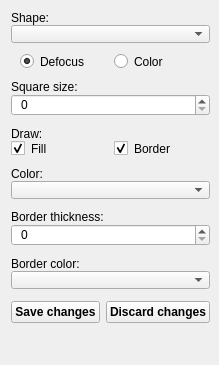
         <widget class="QWidget" name="appearanceTab">
          <property name="sizePolicy">
           <sizepolicy hsizetype="Expanding" vsizetype="Expanding">
            <horstretch>0</horstretch>
            <verstretch>0</verstretch>
           </sizepolicy>
          </property>
          <attribute name="title">
           <string>Appearance</string>
          </attribute>
          <layout class="QVBoxLayout" name="appearanceLayout">
           <property name="spacing">
            <number>0</number>
           </property>
           <property name="rightMargin">
            <number>9</number>
           </property>
           <property name="bottomMargin">
            <number>2</number>
           </property>
           <item>
            <widget class="QLabel" name="shapeLabel">
             <property name="text">
              <string>Shape:</string>
             </property>
             <property name="alignment">
              <set>Qt::AlignLeading|Qt::AlignLeft|Qt::AlignVCenter</set>
             </property>
            </widget>
           </item>
           <item>
            <widget class="QComboBox" name="shapeBox">
             <property name="styleSheet">
              <string notr="true">margin-bottom: 11px; padding-left:5px</string>
             </property>
            </widget>
           </item>
           <item>
            <widget class="QWidget" name="defocusColorWidget" native="true">
             <property name="styleSheet">
              <string notr="true">margin-bottom: 11px;</string>
             </property>
             <layout class="QHBoxLayout" name="horizontalLayout_3">
              <property name="topMargin">
               <number>0</number>
              </property>
              <property name="bottomMargin">
               <number>0</number>
              </property>
              <item>
               <widget class="QRadioButton" name="defocusButton">
                <property name="text">
                 <string>Defocus</string>
                </property>
                <property name="checked">
                 <bool>true</bool>
                </property>
               </widget>
              </item>
              <item>
               <widget class="QRadioButton" name="colorButton">
                <property name="text">
                 <string>Color</string>
                </property>
               </widget>
              </item>
             </layout>
            </widget>
           </item>
           <item>
            <widget class="QWidget" name="defocusWidget" native="true">
             <layout class="QVBoxLayout" name="verticalLayout">
              <property name="spacing">
               <number>0</number>
              </property>
              <property name="leftMargin">
               <number>0</number>
              </property>
              <property name="topMargin">
               <number>0</number>
              </property>
              <property name="rightMargin">
               <number>0</number>
              </property>
              <property name="bottomMargin">
               <number>0</number>
              </property>
              <item>
               <widget class="QLabel" name="label">
                <property name="enabled">
                 <bool>true</bool>
                </property>
                <property name="text">
                 <string>Square size:</string>
                </property>
               </widget>
              </item>
              <item>
               <widget class="QSpinBox" name="defocusSizeBox">
                <property name="sizePolicy">
                 <sizepolicy hsizetype="Preferred" vsizetype="Fixed">
                  <horstretch>0</horstretch>
                  <verstretch>0</verstretch>
                 </sizepolicy>
                </property>
                <property name="styleSheet">
                 <string notr="true">margin-bottom: 11px; padding-left:5px</string>
                </property>
               </widget>
              </item>
             </layout>
            </widget>
           </item>
           <item>
            <widget class="QWidget" name="colorWidget" native="true">
             <layout class="QVBoxLayout" name="verticalLayout_2">
              <property name="spacing">
               <number>0</number>
              </property>
              <property name="leftMargin">
               <number>0</number>
              </property>
              <property name="topMargin">
               <number>0</number>
              </property>
              <property name="rightMargin">
               <number>0</number>
              </property>
              <property name="bottomMargin">
               <number>0</number>
              </property>
              <item>
               <widget class="QLabel" name="drawLabel">
                <property name="sizePolicy">
                 <sizepolicy hsizetype="Preferred" vsizetype="Preferred">
                  <horstretch>0</horstretch>
                  <verstretch>0</verstretch>
                 </sizepolicy>
                </property>
                <property name="minimumSize">
                 <size>
                  <width>0</width>
                  <height>0</height>
                 </size>
                </property>
                <property name="lineWidth">
                 <number>1</number>
                </property>
                <property name="text">
                 <string>Draw:</string>
                </property>
                <property name="scaledContents">
                 <bool>false</bool>
                </property>
                <property name="alignment">
                 <set>Qt::AlignLeading|Qt::AlignLeft|Qt::AlignVCenter</set>
                </property>
                <property name="margin">
                 <number>0</number>
                </property>
                <property name="indent">
                 <number>-1</number>
                </property>
               </widget>
              </item>
              <item>
               <widget class="QWidget" name="drawWidget" native="true">
                <property name="styleSheet">
                 <string notr="true">margin-bottom: 11px;</string>
                </property>
                <layout class="QHBoxLayout" name="drawLayout">
                 <property name="spacing">
                  <number>6</number>
                 </property>
                 <property name="leftMargin">
                  <number>0</number>
                 </property>
                 <property name="topMargin">
                  <number>0</number>
                 </property>
                 <property name="rightMargin">
                  <number>0</number>
                 </property>
                 <property name="bottomMargin">
                  <number>0</number>
                 </property>
                 <item>
                  <widget class="QCheckBox" name="drawInsideBox">
                   <property name="text">
                    <string>Fill</string>
                   </property>
                   <property name="checked">
                    <bool>true</bool>
                   </property>
                  </widget>
                 </item>
                 <item>
                  <widget class="QCheckBox" name="drawBorderBox">
                   <property name="text">
                    <string>Border</string>
                   </property>
                   <property name="checked">
                    <bool>true</bool>
                   </property>
                   <property name="tristate">
                    <bool>false</bool>
                   </property>
                  </widget>
                 </item>
                </layout>
               </widget>
              </item>
              <item>
               <widget class="QLabel" name="colorLabel">
                <property name="text">
                 <string>Color:</string>
                </property>
               </widget>
              </item>
              <item>
               <widget class="QComboBox" name="colorBox">
                <property name="sizePolicy">
                 <sizepolicy hsizetype="Expanding" vsizetype="Fixed">
                  <horstretch>0</horstretch>
                  <verstretch>0</verstretch>
                 </sizepolicy>
                </property>
                <property name="styleSheet">
                 <string notr="true">margin-bottom: 11px; padding-left:5px</string>
                </property>
               </widget>
              </item>
              <item>
               <widget class="QLabel" name="borderThicknessLabel">
                <property name="text">
                 <string>Border thickness:</string>
                </property>
               </widget>
              </item>
              <item>
               <widget class="QSpinBox" name="borderThicknessBox">
                <property name="sizePolicy">
                 <sizepolicy hsizetype="Preferred" vsizetype="Fixed">
                  <horstretch>0</horstretch>
                  <verstretch>0</verstretch>
                 </sizepolicy>
                </property>
                <property name="styleSheet">
                 <string notr="true">margin-bottom: 11px; padding-left:5px</string>
                </property>
               </widget>
              </item>
              <item>
               <widget class="QLabel" name="borderColorLabel">
                <property name="text">
                 <string>Border color:</string>
                </property>
               </widget>
              </item>
              <item>
               <widget class="QComboBox" name="borderColorBox">
                <property name="sizePolicy">
                 <sizepolicy hsizetype="Expanding" vsizetype="Fixed">
                  <horstretch>0</horstretch>
                  <verstretch>0</verstretch>
                 </sizepolicy>
                </property>
                <property name="styleSheet">
                 <string notr="true">margin-bottom: 11px; padding-left:5px</string>
                </property>
               </widget>
              </item>
             </layout>
            </widget>
           </item>
           <item>
            <widget class="QWidget" name="appearanceButtonsWidget" native="true">
             <property name="sizePolicy">
              <sizepolicy hsizetype="Expanding" vsizetype="Preferred">
               <horstretch>0</horstretch>
               <verstretch>0</verstretch>
              </sizepolicy>
             </property>
             <layout class="QHBoxLayout" name="propertiesButtonsLayout">
              <property name="leftMargin">
               <number>0</number>
              </property>
              <property name="topMargin">
               <number>1</number>
              </property>
              <property name="rightMargin">
               <number>0</number>
              </property>
              <property name="bottomMargin">
               <number>0</number>
              </property>
              <item>
               <widget class="QPushButton" name="saveAppearanceChangesButton">
                <property name="sizePolicy">
                 <sizepolicy hsizetype="Preferred" vsizetype="Fixed">
                  <horstretch>0</horstretch>
                  <verstretch>0</verstretch>
                 </sizepolicy>
                </property>
                <property name="font">
                 <font>
                  <weight>75</weight>
                  <bold>true</bold>
                 </font>
                </property>
                <property name="text">
                 <string>Save changes</string>
                </property>
               </widget>
              </item>
              <item>
               <widget class="QPushButton" name="discardAppearanceChangesButton">
                <property name="sizePolicy">
                 <sizepolicy hsizetype="Preferred" vsizetype="Preferred">
                  <horstretch>0</horstretch>
                  <verstretch>0</verstretch>
                 </sizepolicy>
                </property>
                <property name="font">
                 <font>
                  <weight>75</weight>
                  <bold>true</bold>
                 </font>
                </property>
                <property name="text">
                 <string>Discard changes</string>
                </property>
               </widget>
              </item>
             </layout>
            </widget>
           </item>
           <item>
            <spacer name="verticalSpacer">
             <property name="orientation">
              <enum>Qt::Vertical</enum>
             </property>
             <property name="sizeHint" stdset="0">
              <size>
               <width>20</width>
               <height>40</height>
              </size>
             </property>
            </spacer>
           </item>
          </layout>
          <zorder>appearanceButtonsWidget</zorder>
          <zorder>verticalSpacer</zorder>
          <zorder>shapeBox</zorder>
          <zorder>shapeLabel</zorder>
          <zorder>defocusColorWidget</zorder>
          <zorder>defocusWidget</zorder>
          <zorder>colorWidget</zorder>
         </widget>
